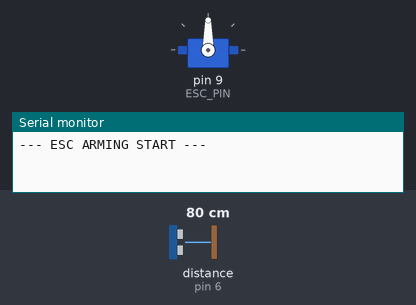
The sketch below on a simulated Arduino Uno, built with avr-gcc and run on an emulated ATmega328P. Parts: servo, the last lines printed to the serial monitor. Wiring (inferred from the names in the program): ultrasonic range finder: trigger pin 5; echo pin 6. The inputs (shaded band) are chosen by the test bench; at power-on: distance to the obstacle (sensor on pin 6) 80 cm. The echo pulse lasts 58.3 µs per cm.

Above: at 0.01 s.
At 7.7 s:
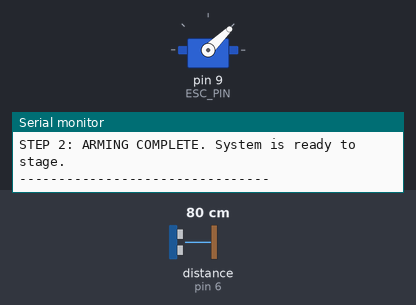
7.8 s: distance to the obstacle (sensor on pin 6) set to 9 cm
9.3 s: distance to the obstacle (sensor on pin 6) set to 12 cm
At 10.0 s:
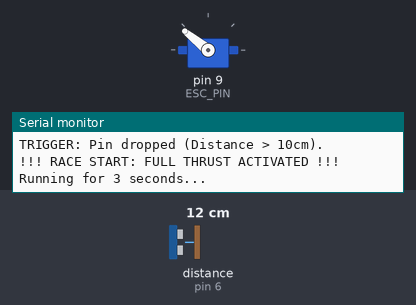
Timing chart, 0 to 13.9 s (numbered marks = the images above; inputs shaded):
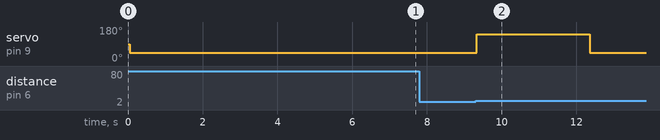

The sketch:

fan_no_shutoff.ino
```cpp
#include <Servo.h>


// Initialize ESC Object

Servo fanESC;


// --- Pin Definitions ---

const int ESC_PIN = 9;

const int TRIG_PIN = 5;

const int ECHO_PIN = 6;


// --- ESC & Race Constants ---

const int THROTTLE_MIN = 1000; // 0% throttle (Arming and Stopping)

const int THROTTLE_MAX = 2000; // 100% throttle

const float SPEED_OF_SOUND = 0.0343; // cm/microsecond

const int STAGING_THRESHOLD_CM = 10; // Distance to be considered 'staged' (e.g., pin is there)

const int RACE_DURATION_MS = 3000;


// --- State Variables ---

bool isArmed = false; // True after ESC arming sequence completes

bool isRacing = false; // True during the 3-second motor run

bool isStaged = false; // True if the starting pin is currently in front of the sensor


// ====================================

// CORE FUNCTION: MEASURE DISTANCE

// ====================================

float getDistance_cm() {

// Clear the trigger pin

digitalWrite(TRIG_PIN, LOW);

delayMicroseconds(2);

// Send a 10µs pulse to trigger

digitalWrite(TRIG_PIN, HIGH);

delayMicroseconds(10);

digitalWrite(TRIG_PIN, LOW);

// Measure the duration of the incoming pulse

long duration = pulseIn(ECHO_PIN, HIGH, 30000);

if (duration == 0) return 400.0; // Return high value if no echo within 30ms

// Calculate distance: (Duration * Speed of Sound) / 2

return (duration * SPEED_OF_SOUND) / 2.0;

}


// ====================================

// CORE FUNCTION: ACTIVATE FAN

// ====================================

void fireEngine() {

if (!isRacing && isArmed) {

Serial.println("!!! RACE START: FULL THRUST ACTIVATED !!!");

isRacing = true;

isStaged = false; // Reset staging flag


// --- ACTIVATE MOTOR ---

fanESC.writeMicroseconds(THROTTLE_MAX); // Run fan at 100%

Serial.print("Running for ");

Serial.print(RACE_DURATION_MS / 1000);

Serial.println(" seconds...");

delay(RACE_DURATION_MS); // Hold throttle for race duration

// --- STOP MOTOR ---

fanESC.writeMicroseconds(THROTTLE_MIN); // Stop the motor

isRacing = false;

isArmed = false; // Disarm until reset or power cycle

Serial.println("RACE ENDED. System is DISARMED.");

}

}


// ====================================

// SETUP FUNCTION

// ====================================

void setup() {

Serial.begin(9600);

fanESC.attach(ESC_PIN);

pinMode(TRIG_PIN, OUTPUT);

pinMode(ECHO_PIN, INPUT);

// --- ESC ARMING SEQUENCE (Copied from your working code) ---

Serial.println("--- ESC ARMING START ---");

Serial.println("STEP 1: Plug in LiPo battery NOW.");

Serial.println("Waiting 5 seconds for ESC to arm at min throttle...");

fanESC.writeMicroseconds(THROTTLE_MIN); // Send the minimum pulse

delay(5000);

isArmed = true;

Serial.println("STEP 2: ARMING COMPLETE. System is ready to stage.");

Serial.println("--------------------------------");

}


// ====================================

// LOOP FUNCTION (SENSOR LOGIC)

// ====================================

void loop() {

// Only check sensor if the system is armed and not already racing

if (isArmed && !isRacing) {

float distance = getDistance_cm();

// 1. Update staging memory

if (distance <= STAGING_THRESHOLD_CM) {

if (!isStaged) {

Serial.println("STATUS: STAGED. Waiting for Pin Drop.");

}

isStaged = true; // Pin is in place

}

// 2. RACE TRIGGER CHECK: Launch if car was staged AND distance increases

if (isStaged && distance > STAGING_THRESHOLD_CM) {

Serial.println("TRIGGER: Pin dropped (Distance > 10cm).");

fireEngine();

}

}

// If system is disarmed after a race, keep motor off

if (!isArmed) {

fanESC.writeMicroseconds(THROTTLE_MIN);

}

delay(50); // Small delay for loop stability

}
```

Measured:
- after the input at 9.3 s, servo on pin 9 (ESC_PIN): 44° → 141° at once, → 44° 3.0 s later
